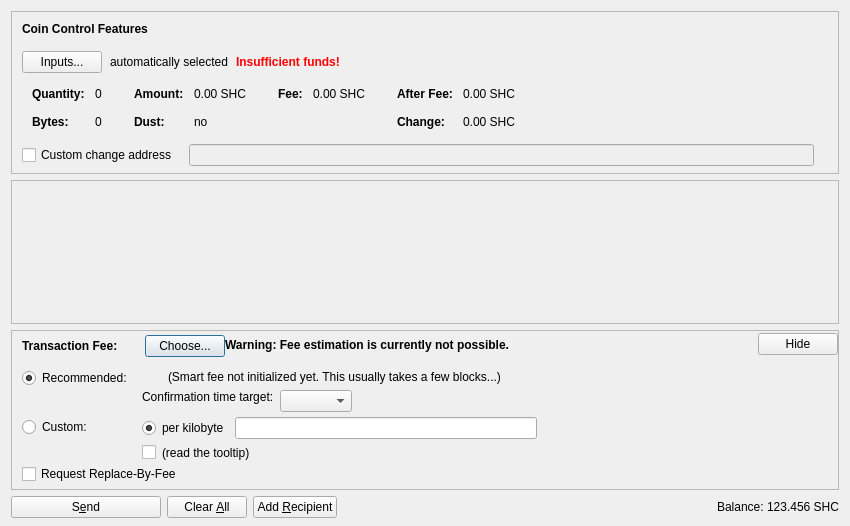
<?xml version="1.0" encoding="UTF-8"?>
<ui version="4.0">
 <class>SendCoinsDialog</class>
 <widget class="QDialog" name="SendCoinsDialog">
  <property name="geometry">
   <rect>
    <x>0</x>
    <y>0</y>
    <width>850</width>
    <height>526</height>
   </rect>
  </property>
  <property name="windowTitle">
   <string>Send Coins</string>
  </property>
  <layout class="QVBoxLayout" name="verticalLayout" stretch="0,1,0,0">
   <property name="bottomMargin">
    <number>8</number>
   </property>
   <item>
    <widget class="QFrame" name="frameCoinControl">
     <property name="sizePolicy">
      <sizepolicy hsizetype="Expanding" vsizetype="Expanding">
       <horstretch>0</horstretch>
       <verstretch>0</verstretch>
      </sizepolicy>
     </property>
     <property name="maximumSize">
      <size>
       <width>16777215</width>
       <height>16777215</height>
      </size>
     </property>
     <property name="frameShape">
      <enum>QFrame::StyledPanel</enum>
     </property>
     <property name="frameShadow">
      <enum>QFrame::Sunken</enum>
     </property>
     <layout class="QVBoxLayout" name="verticalLayoutCoinControl2">
      <property name="spacing">
       <number>0</number>
      </property>
      <property name="leftMargin">
       <number>0</number>
      </property>
      <property name="topMargin">
       <number>0</number>
      </property>
      <property name="rightMargin">
       <number>0</number>
      </property>
      <property name="bottomMargin">
       <number>6</number>
      </property>
      <item>
       <layout class="QVBoxLayout" name="verticalLayoutCoinControl" stretch="0,0,0,0,1">
        <property name="spacing">
         <number>0</number>
        </property>
        <property name="leftMargin">
         <number>10</number>
        </property>
        <property name="topMargin">
         <number>10</number>
        </property>
        <item>
         <layout class="QHBoxLayout" name="horizontalLayoutCoinControl1">
          <property name="bottomMargin">
           <number>15</number>
          </property>
          <item>
           <widget class="QLabel" name="labelCoinControlFeatures">
            <property name="sizePolicy">
             <sizepolicy hsizetype="Preferred" vsizetype="Maximum">
              <horstretch>0</horstretch>
              <verstretch>0</verstretch>
             </sizepolicy>
            </property>
            <property name="font">
             <font>
              <weight>75</weight>
              <bold>true</bold>
             </font>
            </property>
            <property name="styleSheet">
             <string notr="true">font-weight:bold;</string>
            </property>
            <property name="text">
             <string>Coin Control Features</string>
            </property>
           </widget>
          </item>
         </layout>
        </item>
        <item>
         <layout class="QHBoxLayout" name="horizontalLayoutCoinControl2" stretch="0,0,0,0">
          <property name="spacing">
           <number>8</number>
          </property>
          <property name="bottomMargin">
           <number>10</number>
          </property>
          <item>
           <widget class="QPushButton" name="pushButtonCoinControl">
            <property name="styleSheet">
             <string notr="true"/>
            </property>
            <property name="text">
             <string>Inputs...</string>
            </property>
            <property name="autoDefault">
             <bool>false</bool>
            </property>
           </widget>
          </item>
          <item>
           <widget class="QLabel" name="labelCoinControlAutomaticallySelected">
            <property name="text">
             <string>automatically selected</string>
            </property>
            <property name="margin">
             <number>5</number>
            </property>
           </widget>
          </item>
          <item>
           <widget class="QLabel" name="labelCoinControlInsuffFunds">
            <property name="font">
             <font>
              <weight>75</weight>
              <bold>true</bold>
             </font>
            </property>
            <property name="styleSheet">
             <string notr="true">color:red;font-weight:bold;</string>
            </property>
            <property name="text">
             <string>Insufficient funds!</string>
            </property>
            <property name="margin">
             <number>5</number>
            </property>
           </widget>
          </item>
          <item>
           <spacer name="horizontalSpacerCoinControl">
            <property name="orientation">
             <enum>Qt::Horizontal</enum>
            </property>
            <property name="sizeHint" stdset="0">
             <size>
              <width>40</width>
              <height>1</height>
             </size>
            </property>
           </spacer>
          </item>
         </layout>
        </item>
        <item>
         <widget class="QWidget" name="widgetCoinControl" native="true">
          <property name="sizePolicy">
           <sizepolicy hsizetype="Preferred" vsizetype="Preferred">
            <horstretch>0</horstretch>
            <verstretch>0</verstretch>
           </sizepolicy>
          </property>
          <property name="minimumSize">
           <size>
            <width>0</width>
            <height>0</height>
           </size>
          </property>
          <property name="styleSheet">
           <string notr="true"/>
          </property>
          <layout class="QHBoxLayout" name="horizontalLayoutCoinControl5">
           <property name="leftMargin">
            <number>0</number>
           </property>
           <property name="topMargin">
            <number>0</number>
           </property>
           <property name="rightMargin">
            <number>0</number>
           </property>
           <property name="bottomMargin">
            <number>0</number>
           </property>
           <item>
            <layout class="QHBoxLayout" name="horizontalLayoutCoinControl3" stretch="0,0,0,1">
             <property name="spacing">
              <number>20</number>
             </property>
             <property name="topMargin">
              <number>0</number>
             </property>
             <property name="bottomMargin">
              <number>10</number>
             </property>
             <item>
              <layout class="QFormLayout" name="formLayoutCoinControl1">
               <property name="horizontalSpacing">
                <number>10</number>
               </property>
               <property name="verticalSpacing">
                <number>14</number>
               </property>
               <property name="leftMargin">
                <number>10</number>
               </property>
               <property name="topMargin">
                <number>4</number>
               </property>
               <property name="rightMargin">
                <number>6</number>
               </property>
               <item row="0" column="0">
                <widget class="QLabel" name="labelCoinControlQuantityText">
                 <property name="font">
                  <font>
                   <weight>75</weight>
                   <bold>true</bold>
                  </font>
                 </property>
                 <property name="text">
                  <string>Quantity:</string>
                 </property>
                 <property name="margin">
                  <number>0</number>
                 </property>
                </widget>
               </item>
               <item row="0" column="1">
                <widget class="QLabel" name="labelCoinControlQuantity">
                 <property name="cursor">
                  <cursorShape>IBeamCursor</cursorShape>
                 </property>
                 <property name="contextMenuPolicy">
                  <enum>Qt::ActionsContextMenu</enum>
                 </property>
                 <property name="text">
                  <string notr="true">0</string>
                 </property>
                 <property name="margin">
                  <number>0</number>
                 </property>
                 <property name="textInteractionFlags">
                  <set>Qt::LinksAccessibleByMouse|Qt::TextSelectableByKeyboard|Qt::TextSelectableByMouse</set>
                 </property>
                </widget>
               </item>
               <item row="1" column="0">
                <widget class="QLabel" name="labelCoinControlBytesText">
                 <property name="font">
                  <font>
                   <weight>75</weight>
                   <bold>true</bold>
                  </font>
                 </property>
                 <property name="text">
                  <string>Bytes:</string>
                 </property>
                </widget>
               </item>
               <item row="1" column="1">
                <widget class="QLabel" name="labelCoinControlBytes">
                 <property name="cursor">
                  <cursorShape>IBeamCursor</cursorShape>
                 </property>
                 <property name="contextMenuPolicy">
                  <enum>Qt::ActionsContextMenu</enum>
                 </property>
                 <property name="text">
                  <string notr="true">0</string>
                 </property>
                 <property name="textInteractionFlags">
                  <set>Qt::LinksAccessibleByMouse|Qt::TextSelectableByKeyboard|Qt::TextSelectableByMouse</set>
                 </property>
                </widget>
               </item>
              </layout>
             </item>
             <item>
              <layout class="QFormLayout" name="formLayoutCoinControl2">
               <property name="horizontalSpacing">
                <number>10</number>
               </property>
               <property name="verticalSpacing">
                <number>14</number>
               </property>
               <property name="leftMargin">
                <number>6</number>
               </property>
               <property name="topMargin">
                <number>4</number>
               </property>
               <property name="rightMargin">
                <number>6</number>
               </property>
               <item row="0" column="0">
                <widget class="QLabel" name="labelCoinControlAmountText">
                 <property name="font">
                  <font>
                   <weight>75</weight>
                   <bold>true</bold>
                  </font>
                 </property>
                 <property name="text">
                  <string>Amount:</string>
                 </property>
                 <property name="margin">
                  <number>0</number>
                 </property>
                </widget>
               </item>
               <item row="0" column="1">
                <widget class="QLabel" name="labelCoinControlAmount">
                 <property name="cursor">
                  <cursorShape>IBeamCursor</cursorShape>
                 </property>
                 <property name="contextMenuPolicy">
                  <enum>Qt::ActionsContextMenu</enum>
                 </property>
                 <property name="text">
                  <string notr="true">0.00 SHC</string>
                 </property>
                 <property name="textInteractionFlags">
                  <set>Qt::LinksAccessibleByMouse|Qt::TextSelectableByKeyboard|Qt::TextSelectableByMouse</set>
                 </property>
                </widget>
               </item>
               <item row="1" column="0">
                <widget class="QLabel" name="labelCoinControlLowOutputText">
                 <property name="font">
                  <font>
                   <weight>75</weight>
                   <bold>true</bold>
                  </font>
                 </property>
                 <property name="text">
                  <string>Dust:</string>
                 </property>
                </widget>
               </item>
               <item row="1" column="1">
                <widget class="QLabel" name="labelCoinControlLowOutput">
                 <property name="cursor">
                  <cursorShape>IBeamCursor</cursorShape>
                 </property>
                 <property name="contextMenuPolicy">
                  <enum>Qt::ActionsContextMenu</enum>
                 </property>
                 <property name="text">
                  <string notr="true">no</string>
                 </property>
                 <property name="textInteractionFlags">
                  <set>Qt::LinksAccessibleByMouse|Qt::TextSelectableByKeyboard|Qt::TextSelectableByMouse</set>
                 </property>
                </widget>
               </item>
              </layout>
             </item>
             <item>
              <layout class="QFormLayout" name="formLayoutCoinControl3">
               <property name="horizontalSpacing">
                <number>10</number>
               </property>
               <property name="verticalSpacing">
                <number>14</number>
               </property>
               <property name="leftMargin">
                <number>6</number>
               </property>
               <property name="topMargin">
                <number>4</number>
               </property>
               <property name="rightMargin">
                <number>6</number>
               </property>
               <item row="0" column="0">
                <widget class="QLabel" name="labelCoinControlFeeText">
                 <property name="font">
                  <font>
                   <weight>75</weight>
                   <bold>true</bold>
                  </font>
                 </property>
                 <property name="text">
                  <string>Fee:</string>
                 </property>
                 <property name="margin">
                  <number>0</number>
                 </property>
                </widget>
               </item>
               <item row="0" column="1">
                <widget class="QLabel" name="labelCoinControlFee">
                 <property name="cursor">
                  <cursorShape>IBeamCursor</cursorShape>
                 </property>
                 <property name="contextMenuPolicy">
                  <enum>Qt::ActionsContextMenu</enum>
                 </property>
                 <property name="text">
                  <string notr="true">0.00 SHC</string>
                 </property>
                 <property name="textInteractionFlags">
                  <set>Qt::LinksAccessibleByMouse|Qt::TextSelectableByKeyboard|Qt::TextSelectableByMouse</set>
                 </property>
                </widget>
               </item>
              </layout>
             </item>
             <item>
              <layout class="QFormLayout" name="formLayoutCoinControl4">
               <property name="horizontalSpacing">
                <number>10</number>
               </property>
               <property name="verticalSpacing">
                <number>14</number>
               </property>
               <property name="leftMargin">
                <number>6</number>
               </property>
               <property name="topMargin">
                <number>4</number>
               </property>
               <property name="rightMargin">
                <number>6</number>
               </property>
               <item row="0" column="0">
                <widget class="QLabel" name="labelCoinControlAfterFeeText">
                 <property name="font">
                  <font>
                   <weight>75</weight>
                   <bold>true</bold>
                  </font>
                 </property>
                 <property name="text">
                  <string>After Fee:</string>
                 </property>
                 <property name="margin">
                  <number>0</number>
                 </property>
                </widget>
               </item>
               <item row="0" column="1">
                <widget class="QLabel" name="labelCoinControlAfterFee">
                 <property name="cursor">
                  <cursorShape>IBeamCursor</cursorShape>
                 </property>
                 <property name="contextMenuPolicy">
                  <enum>Qt::ActionsContextMenu</enum>
                 </property>
                 <property name="text">
                  <string notr="true">0.00 SHC</string>
                 </property>
                 <property name="textInteractionFlags">
                  <set>Qt::LinksAccessibleByMouse|Qt::TextSelectableByKeyboard|Qt::TextSelectableByMouse</set>
                 </property>
                </widget>
               </item>
               <item row="1" column="0">
                <widget class="QLabel" name="labelCoinControlChangeText">
                 <property name="font">
                  <font>
                   <weight>75</weight>
                   <bold>true</bold>
                  </font>
                 </property>
                 <property name="text">
                  <string>Change:</string>
                 </property>
                </widget>
               </item>
               <item row="1" column="1">
                <widget class="QLabel" name="labelCoinControlChange">
                 <property name="cursor">
                  <cursorShape>IBeamCursor</cursorShape>
                 </property>
                 <property name="contextMenuPolicy">
                  <enum>Qt::ActionsContextMenu</enum>
                 </property>
                 <property name="text">
                  <string notr="true">0.00 SHC</string>
                 </property>
                 <property name="textInteractionFlags">
                  <set>Qt::LinksAccessibleByMouse|Qt::TextSelectableByKeyboard|Qt::TextSelectableByMouse</set>
                 </property>
                </widget>
               </item>
              </layout>
             </item>
            </layout>
           </item>
          </layout>
         </widget>
        </item>
        <item>
         <layout class="QHBoxLayout" name="horizontalLayoutCoinControl4" stretch="0,0,0">
          <property name="spacing">
           <number>12</number>
          </property>
          <property name="sizeConstraint">
           <enum>QLayout::SetDefaultConstraint</enum>
          </property>
          <property name="topMargin">
           <number>5</number>
          </property>
          <property name="rightMargin">
           <number>5</number>
          </property>
          <item>
           <widget class="QCheckBox" name="checkBoxCoinControlChange">
            <property name="toolTip">
             <string>If this is activated, but the change address is empty or invalid, change will be sent to a newly generated address.</string>
            </property>
            <property name="text">
             <string>Custom change address</string>
            </property>
           </widget>
          </item>
          <item>
           <widget class="QValidatedLineEdit" name="lineEditCoinControlChange">
            <property name="enabled">
             <bool>false</bool>
            </property>
            <property name="sizePolicy">
             <sizepolicy hsizetype="Expanding" vsizetype="Fixed">
              <horstretch>0</horstretch>
              <verstretch>0</verstretch>
             </sizepolicy>
            </property>
           </widget>
          </item>
          <item>
           <widget class="QLabel" name="labelCoinControlChangeLabel">
            <property name="sizePolicy">
             <sizepolicy hsizetype="Preferred" vsizetype="Expanding">
              <horstretch>0</horstretch>
              <verstretch>0</verstretch>
             </sizepolicy>
            </property>
            <property name="minimumSize">
             <size>
              <width>0</width>
              <height>0</height>
             </size>
            </property>
            <property name="text">
             <string/>
            </property>
            <property name="margin">
             <number>3</number>
            </property>
           </widget>
          </item>
         </layout>
        </item>
        <item>
         <spacer name="verticalSpacerCoinControl">
          <property name="orientation">
           <enum>Qt::Vertical</enum>
          </property>
          <property name="sizeHint" stdset="0">
           <size>
            <width>800</width>
            <height>1</height>
           </size>
          </property>
         </spacer>
        </item>
       </layout>
      </item>
     </layout>
    </widget>
   </item>
   <item>
    <widget class="QScrollArea" name="scrollArea">
     <property name="widgetResizable">
      <bool>true</bool>
     </property>
     <widget class="QWidget" name="scrollAreaWidgetContents">
      <property name="geometry">
       <rect>
        <x>0</x>
        <y>0</y>
        <width>830</width>
        <height>104</height>
       </rect>
      </property>
      <layout class="QVBoxLayout" name="verticalLayout_2" stretch="0,1">
       <property name="leftMargin">
        <number>0</number>
       </property>
       <property name="topMargin">
        <number>0</number>
       </property>
       <property name="rightMargin">
        <number>0</number>
       </property>
       <property name="bottomMargin">
        <number>0</number>
       </property>
       <item>
        <layout class="QVBoxLayout" name="entries">
         <property name="spacing">
          <number>6</number>
         </property>
        </layout>
       </item>
       <item>
        <spacer name="verticalSpacer">
         <property name="orientation">
          <enum>Qt::Vertical</enum>
         </property>
         <property name="sizeHint" stdset="0">
          <size>
           <width>20</width>
           <height>40</height>
          </size>
         </property>
        </spacer>
       </item>
      </layout>
     </widget>
    </widget>
   </item>
   <item>
    <widget class="QFrame" name="frameFee">
     <property name="sizePolicy">
      <sizepolicy hsizetype="Expanding" vsizetype="Expanding">
       <horstretch>0</horstretch>
       <verstretch>0</verstretch>
      </sizepolicy>
     </property>
     <property name="maximumSize">
      <size>
       <width>16777215</width>
       <height>16777215</height>
      </size>
     </property>
     <property name="frameShape">
      <enum>QFrame::StyledPanel</enum>
     </property>
     <property name="frameShadow">
      <enum>QFrame::Sunken</enum>
     </property>
     <layout class="QVBoxLayout" name="verticalLayoutFee1">
      <property name="spacing">
       <number>0</number>
      </property>
      <property name="leftMargin">
       <number>0</number>
      </property>
      <property name="topMargin">
       <number>0</number>
      </property>
      <property name="rightMargin">
       <number>0</number>
      </property>
      <property name="bottomMargin">
       <number>0</number>
      </property>
      <item>
       <layout class="QVBoxLayout" name="verticalLayoutFee2" stretch="0,0,0">
        <property name="spacing">
         <number>0</number>
        </property>
        <property name="leftMargin">
         <number>10</number>
        </property>
        <property name="topMargin">
         <number>0</number>
        </property>
        <item>
         <layout class="QHBoxLayout" name="horizontalLayoutFee1">
          <property name="bottomMargin">
           <number>0</number>
          </property>
          <item>
           <layout class="QVBoxLayout" name="verticalLayoutFee7">
            <property name="spacing">
             <number>0</number>
            </property>
            <item>
             <spacer name="verticalSpacerSmartFee">
              <property name="orientation">
               <enum>Qt::Vertical</enum>
              </property>
              <property name="sizeType">
               <enum>QSizePolicy::Fixed</enum>
              </property>
              <property name="sizeHint" stdset="0">
               <size>
                <width>1</width>
                <height>4</height>
               </size>
              </property>
             </spacer>
            </item>
            <item>
             <layout class="QHBoxLayout" name="horizontalLayoutSmartFee">
              <property name="spacing">
               <number>10</number>
              </property>
              <item>
               <widget class="QLabel" name="labelFeeHeadline">
                <property name="sizePolicy">
                 <sizepolicy hsizetype="Preferred" vsizetype="Maximum">
                  <horstretch>0</horstretch>
                  <verstretch>0</verstretch>
                 </sizepolicy>
                </property>
                <property name="font">
                 <font>
                  <weight>75</weight>
                  <bold>true</bold>
                 </font>
                </property>
                <property name="styleSheet">
                 <string notr="true">font-weight:bold;</string>
                </property>
                <property name="text">
                 <string>Transaction Fee:</string>
                </property>
               </widget>
              </item>
              <item>
               <widget class="QLabel" name="labelFeeMinimized">
                <property name="text">
                 <string/>
                </property>
               </widget>
              </item>
              <item>
               <widget class="QPushButton" name="buttonChooseFee">
                <property name="text">
                 <string>Choose...</string>
                </property>
               </widget>
              </item>
             </layout>
            </item>
            <item>
             <spacer name="verticalSpacer_5">
              <property name="orientation">
               <enum>Qt::Vertical</enum>
              </property>
              <property name="sizeHint" stdset="0">
               <size>
                <width>1</width>
                <height>1</height>
               </size>
              </property>
             </spacer>
            </item>
           </layout>
          </item>
          <item>
           <widget class="QLabel" name="fallbackFeeWarningLabel">
            <property name="toolTip">
             <string>Using the fallbackfee can result in sending a transaction that will take several hours or days (or never) to confirm. Consider choosing your fee manually or wait until you have validated the complete chain.</string>
            </property>
            <property name="font">
            <font>
                <weight>75</weight>
                <bold>true</bold>
            </font>
            </property>
            <property name="text">
             <string>Warning: Fee estimation is currently not possible.</string>
            </property>
            <property name="wordWrap">
             <bool>false</bool>
            </property>
           </widget>
          </item>
          <item>
           <spacer name="horizontalSpacer_4">
            <property name="orientation">
             <enum>Qt::Horizontal</enum>
            </property>
            <property name="sizeType">
             <enum>QSizePolicy::MinimumExpanding</enum>
            </property>
            <property name="sizeHint" stdset="0">
             <size>
              <width>40</width>
              <height>20</height>
             </size>
            </property>
           </spacer>
          </item>
          <item>
           <widget class="QPushButton" name="buttonMinimizeFee">
            <property name="toolTip">
             <string>collapse fee-settings</string>
            </property>
            <property name="text">
             <string>Hide</string>
            </property>
           </widget>
          </item>
         </layout>
        </item>
        <item>
         <widget class="QFrame" name="frameFeeSelection">
          <layout class="QVBoxLayout" name="verticalLayoutFee12">
           <property name="spacing">
            <number>0</number>
           </property>
           <property name="leftMargin">
            <number>0</number>
           </property>
           <property name="topMargin">
            <number>0</number>
           </property>
           <property name="rightMargin">
            <number>0</number>
           </property>
           <property name="bottomMargin">
            <number>0</number>
           </property>
           <item>
            <layout class="QGridLayout" name="gridLayoutFee">
             <property name="topMargin">
              <number>10</number>
             </property>
             <property name="bottomMargin">
              <number>4</number>
             </property>
             <property name="horizontalSpacing">
              <number>10</number>
             </property>
             <property name="verticalSpacing">
              <number>4</number>
             </property>
             <item row="1" column="1">
              <layout class="QVBoxLayout" name="verticalLayoutFee8">
               <property name="spacing">
                <number>6</number>
               </property>
               <item>
                <layout class="QHBoxLayout" name="horizontalLayoutFee13">
                 <item>
                  <widget class="QRadioButton" name="radioCustomPerKilobyte">
                   <property name="toolTip">
                    <string>If the custom fee is set to 1000 satoshis and the transaction is only 250 bytes, then &quot;per kilobyte&quot; only pays 250 satoshis in fee, while &quot;total at least&quot; pays 1000 satoshis. For transactions bigger than a kilobyte both pay by kilobyte.</string>
                   </property>
                   <property name="text">
                    <string>per kilobyte</string>
                   </property>
                   <property name="checked">
                    <bool>true</bool>
                   </property>
                   <attribute name="buttonGroup">
                    <string notr="true">groupCustomFee</string>
                   </attribute>
                  </widget>
                 </item>
                 <item>
                  <widget class="BitcoinAmountField" name="customFee"/>
                 </item>
                 <item>
                  <spacer name="horizontalSpacer_6">
                   <property name="orientation">
                    <enum>Qt::Horizontal</enum>
                   </property>
                   <property name="sizeHint" stdset="0">
                    <size>
                     <width>1</width>
                     <height>1</height>
                    </size>
                   </property>
                  </spacer>
                 </item>
                </layout>
               </item>
               <item>
                <layout class="QHBoxLayout" name="horizontalLayoutFee8">
                 <item>
                  <widget class="QCheckBox" name="checkBoxMinimumFee">
                   <property name="toolTip">
                    <string>Paying only the minimum fee is just fine as long as there is less transaction volume than space in the blocks. But be aware that this can end up in a never confirming transaction once there is more demand for sharecoin transactions than the network can process.</string>
                   </property>
                   <property name="text">
                    <string/>
                   </property>
                  </widget>
                 </item>
                 <item>
                  <widget class="QLabel" name="labelMinFeeWarning">
                   <property name="enabled">
                    <bool>true</bool>
                   </property>
                   <property name="toolTip">
                    <string>Paying only the minimum fee is just fine as long as there is less transaction volume than space in the blocks. But be aware that this can end up in a never confirming transaction once there is more demand for sharecoin transactions than the network can process.</string>
                   </property>
                   <property name="text">
                    <string>(read the tooltip)</string>
                   </property>
                   <property name="margin">
                    <number>5</number>
                   </property>
                  </widget>
                 </item>
                 <item>
                  <spacer name="horizontalSpacer_2">
                   <property name="orientation">
                    <enum>Qt::Horizontal</enum>
                   </property>
                   <property name="sizeHint" stdset="0">
                    <size>
                     <width>1</width>
                     <height>1</height>
                    </size>
                   </property>
                  </spacer>
                 </item>
                </layout>
               </item>
              </layout>
             </item>
             <item row="0" column="0">
              <layout class="QVBoxLayout" name="verticalLayoutFee4" stretch="0,1">
               <item>
                <widget class="QRadioButton" name="radioSmartFee">
                 <property name="text">
                  <string>Recommended:</string>
                 </property>
                 <property name="checked">
                  <bool>true</bool>
                 </property>
                 <attribute name="buttonGroup">
                  <string notr="true">groupFee</string>
                 </attribute>
                </widget>
               </item>
               <item>
                <spacer name="verticalSpacer_2">
                 <property name="orientation">
                  <enum>Qt::Vertical</enum>
                 </property>
                 <property name="sizeHint" stdset="0">
                  <size>
                   <width>1</width>
                   <height>1</height>
                  </size>
                 </property>
                </spacer>
               </item>
              </layout>
             </item>
             <item row="1" column="0">
              <layout class="QVBoxLayout" name="verticalLayoutFee9" stretch="0,1">
               <item>
                <widget class="QRadioButton" name="radioCustomFee">
                 <property name="text">
                  <string>Custom:</string>
                 </property>
                 <attribute name="buttonGroup">
                  <string notr="true">groupFee</string>
                 </attribute>
                </widget>
               </item>
               <item>
                <spacer name="verticalSpacer_6">
                 <property name="orientation">
                  <enum>Qt::Vertical</enum>
                 </property>
                 <property name="sizeHint" stdset="0">
                  <size>
                   <width>1</width>
                   <height>1</height>
                  </size>
                 </property>
                </spacer>
               </item>
              </layout>
             </item>
             <item row="0" column="1">
              <layout class="QVBoxLayout" name="verticalLayoutFee3" stretch="0,0,1">
               <property name="spacing">
                <number>6</number>
               </property>
               <property name="topMargin">
                <number>2</number>
               </property>
               <item>
                <layout class="QHBoxLayout" name="horizontalLayoutFee12">
                 <item>
                  <widget class="QLabel" name="labelSmartFee">
                   <property name="text">
                    <string/>
                   </property>
                   <property name="margin">
                    <number>2</number>
                   </property>
                  </widget>
                 </item>
                 <item>
                  <widget class="QLabel" name="labelFeeEstimation">
                   <property name="text">
                    <string/>
                   </property>
                  </widget>
                 </item>
                 <item>
                  <widget class="QLabel" name="labelSmartFee2">
                   <property name="text">
                    <string>(Smart fee not initialized yet. This usually takes a few blocks...)</string>
                   </property>
                   <property name="margin">
                    <number>2</number>
                   </property>
                  </widget>
                 </item>
                 <item>
                  <spacer name="horizontalSpacer_5">
                   <property name="orientation">
                    <enum>Qt::Horizontal</enum>
                   </property>
                   <property name="sizeHint" stdset="0">
                    <size>
                     <width>1</width>
                     <height>1</height>
                    </size>
                   </property>
                  </spacer>
                 </item>
                </layout>
               </item>
               <item>
                <layout class="QHBoxLayout" name="horizontalLayoutFee9">
                 <item>
                  <layout class="QVBoxLayout" name="verticalLayoutFee6">
                   <item>
                    <widget class="QLabel" name="labelSmartFee3">
                     <property name="text">
                      <string>Confirmation time target:</string>
                     </property>
                     <property name="margin">
                      <number>2</number>
                     </property>
                    </widget>
                   </item>
                   <item>
                    <spacer name="verticalSpacer_3">
                     <property name="orientation">
                      <enum>Qt::Vertical</enum>
                     </property>
                     <property name="sizeHint" stdset="0">
                      <size>
                       <width>1</width>
                       <height>1</height>
                      </size>
                     </property>
                    </spacer>
                   </item>
                  </layout>
                 </item>
                 <item>
                  <layout class="QVBoxLayout" name="verticalLayoutFee5">
                   <property name="rightMargin">
                    <number>30</number>
                   </property>
                   <item>
                    <layout class="QHBoxLayout" name="horizontalLayoutConfTarget">
                     <property name="bottomMargin">
                      <number>0</number>
                     </property>
                     <item>
                      <widget class="QComboBox" name="confTargetSelector"/>
                     </item>
                     <item>
                      <spacer name="horizontalSpacerConfTarget">
                       <property name="orientation">
                        <enum>Qt::Horizontal</enum>
                       </property>
                       <property name="sizeHint" stdset="0">
                        <size>
                         <width>40</width>
                         <height>20</height>
                        </size>
                       </property>
                      </spacer>
                     </item>
                    </layout>
                   </item>
                  </layout>
                 </item>
                </layout>
               </item>
               <item>
                <spacer name="verticalSpacer_4">
                 <property name="orientation">
                  <enum>Qt::Vertical</enum>
                 </property>
                 <property name="sizeHint" stdset="0">
                  <size>
                   <width>1</width>
                   <height>1</height>
                  </size>
                 </property>
                </spacer>
               </item>
              </layout>
             </item>
            </layout>
           </item>
           <item>
            <widget class="QCheckBox" name="optInRBF">
             <property name="text">
              <string>Request Replace-By-Fee</string>
             </property>
             <property name="toolTip">
              <string>Indicates that the sender may wish to replace this transaction with a new one paying higher fees (prior to being confirmed).</string>
             </property>
            </widget>
           </item>
          </layout>
         </widget>
        </item>
        <item>
         <spacer name="verticalSpacerFee">
          <property name="orientation">
           <enum>Qt::Vertical</enum>
          </property>
          <property name="sizeHint" stdset="0">
           <size>
            <width>40</width>
            <height>5</height>
           </size>
          </property>
         </spacer>
        </item>
       </layout>
      </item>
     </layout>
    </widget>
   </item>
   <item>
    <layout class="QHBoxLayout" name="horizontalLayout">
     <item>
      <widget class="QPushButton" name="sendButton">
       <property name="minimumSize">
        <size>
         <width>150</width>
         <height>0</height>
        </size>
       </property>
       <property name="toolTip">
        <string>Confirm the send action</string>
       </property>
       <property name="text">
        <string>S&amp;end</string>
       </property>
       <property name="icon">
        <iconset resource="../bitcoin.qrc">
         <normaloff>:/icons/send</normaloff>:/icons/send</iconset>
       </property>
       <property name="autoDefault">
        <bool>false</bool>
       </property>
       <property name="default">
        <bool>false</bool>
       </property>
      </widget>
     </item>
     <item>
      <widget class="QPushButton" name="clearButton">
       <property name="sizePolicy">
        <sizepolicy hsizetype="Minimum" vsizetype="Fixed">
         <horstretch>0</horstretch>
         <verstretch>0</verstretch>
        </sizepolicy>
       </property>
       <property name="toolTip">
        <string>Clear all fields of the form.</string>
       </property>
       <property name="text">
        <string>Clear &amp;All</string>
       </property>
       <property name="icon">
        <iconset resource="../bitcoin.qrc">
         <normaloff>:/icons/remove</normaloff>:/icons/remove</iconset>
       </property>
       <property name="autoDefault">
        <bool>false</bool>
       </property>
      </widget>
     </item>
     <item>
      <widget class="QPushButton" name="addButton">
       <property name="toolTip">
        <string>Send to multiple recipients at once</string>
       </property>
       <property name="text">
        <string>Add &amp;Recipient</string>
       </property>
       <property name="icon">
        <iconset resource="../bitcoin.qrc">
         <normaloff>:/icons/add</normaloff>:/icons/add</iconset>
       </property>
       <property name="autoDefault">
        <bool>false</bool>
       </property>
      </widget>
     </item>
     <item>
      <spacer name="horizontalSpacer">
       <property name="orientation">
        <enum>Qt::Horizontal</enum>
       </property>
       <property name="sizeHint" stdset="0">
        <size>
         <width>40</width>
         <height>20</height>
        </size>
       </property>
      </spacer>
     </item>
     <item>
      <layout class="QHBoxLayout" name="horizontalLayout_2">
       <property name="spacing">
        <number>3</number>
       </property>
       <item>
        <widget class="QLabel" name="label">
         <property name="sizePolicy">
          <sizepolicy hsizetype="Preferred" vsizetype="Fixed">
           <horstretch>0</horstretch>
           <verstretch>0</verstretch>
          </sizepolicy>
         </property>
         <property name="text">
          <string>Balance:</string>
         </property>
        </widget>
       </item>
       <item>
        <widget class="QLabel" name="labelBalance">
         <property name="sizePolicy">
          <sizepolicy hsizetype="Preferred" vsizetype="Fixed">
           <horstretch>0</horstretch>
           <verstretch>0</verstretch>
          </sizepolicy>
         </property>
         <property name="cursor">
          <cursorShape>IBeamCursor</cursorShape>
         </property>
         <property name="text">
          <string notr="true">123.456 SHC</string>
         </property>
         <property name="textInteractionFlags">
          <set>Qt::LinksAccessibleByMouse|Qt::TextSelectableByKeyboard|Qt::TextSelectableByMouse</set>
         </property>
        </widget>
       </item>
      </layout>
     </item>
    </layout>
   </item>
  </layout>
 </widget>
 <customwidgets>
  <customwidget>
   <class>QValidatedLineEdit</class>
   <extends>QLineEdit</extends>
   <header>qvalidatedlineedit.h</header>
  </customwidget>
  <customwidget>
   <class>BitcoinAmountField</class>
   <extends>QLineEdit</extends>
   <header>bitcoinamountfield.h</header>
   <container>1</container>
  </customwidget>
 </customwidgets>
 <resources>
  <include location="../bitcoin.qrc"/>
 </resources>
 <connections/>
 <buttongroups>
  <buttongroup name="groupFee"/>
  <buttongroup name="groupCustomFee"/>
 </buttongroups>
</ui>
